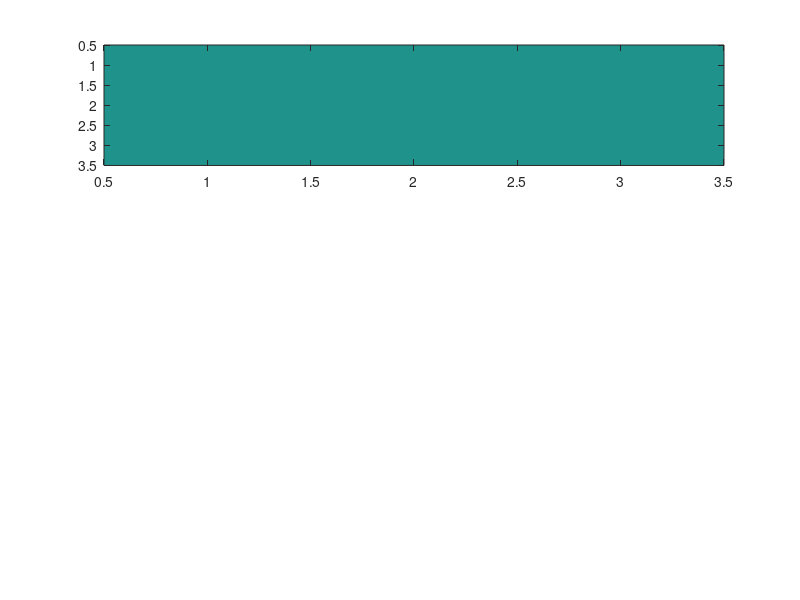

MATLAB code for this plot: (Note: this script raises an error after producing the figure.)
%%%%%%%%%%%%%%%%%%%%%%%%%%%%%%%%%%%%%%%%%%
%% This script reads in a number of models
%% and plots their performance according
%% to a specified set of two paramters.
%%%%%%%%%%%%%%%%%%%%%%%%%%%%%%%%%%%%%%%%%%
% function plotPerformanceForParameters()
% parentFolder = '/home/aecgroup/aecdata/Results/';    % folder with all subfolders containing the experiments
parentFolder = '/home/aecgroup/aecdata/Results/Regularizer vs Actor Learning Rate/'; 

% commonName = '1_cluster_CriticLR';                  % a string (or part of it) all relevant folders share
commonName = 'cluster';
files = dir(sprintf('%s/*%s*', parentFolder, commonName));
subFolder = 'modelAt2000000';
nFiles = length(files);

%% here, specify the parameter ranges that should be used
%  these may simply be copied from parOES.m and putting ';'' after every set of params

%% regularizer vs actor leaning range

labelVar1 = 'Actor weight regularizer';
labelVar2 = 'Actor LR [start, end]';

var1 = [1e-2; 1e-3; 1e-4]; % regularizer
var2 = [[1, 0]; [0.5, 0]; [0.5, 0.5]]; % actorLearningRange

numberFormatVar1 = '%1.0e';
numberFormatVar2 = '[%1.2f - %1.2f]';

plotSavePath = './hiddenLayerRegulActorLRComparison';

% var1 = [1e-4, 1e-5, 1e-6];
% var2 = [1e-4, 1e-5, 1e-6];

% var1 = [[1, 1]; [1, 0]; [0.75, 0.75]; [0.75, 0]; [0.5, 0.5]; [0.5, 0]; [0.25, 0.25]; [0.25, 0]];
% var2 = [[1, 1]; [1, 0]; [0.75, 0.75]; [0.75, 0]; [0.5, 0.5]; [0.5, 0]; [0.25, 0.25]; [0.25, 0]];

% var1 = flipud(var1); % setting the offspring to lower left had corner

%% further, specify parameters for plotting

% plotSavePath = './actorVardec_range_exploration.png';
% plotSavePath = './CriticLRActorLR.png';

% numberFormatVar1 = '%1.0e';
% numberFormatVar2 = '%1.0e';

% numberFormatVar1 = '[%1.2f - %1.2f]';
% numberFormatVar2 = '[%1.2f - %1.2f]';

% numberFormatVar1 = '[%1.0e - %1.0e]';
% numberFormatVar2 = '[%1.0e - %1.0e]';

% labelVar1 = 'variance\nstart value';
% labelVar2 = 'variance end value';

% labelVar1 = 'actor learning range';
% labelVar2 = 'critic learning range';



length1 = length(var1);
length2 = length(var2);

results = zeros(length1, length2, 3); % results are the three measurements rmse, median, and iqr

% iter = 1;
for f = 1 : nFiles
    try
        % model = load(files{f});
        model = load(sprintf('%s/%s/%s/model.mat', parentFolder, files(f).name, subFolder));
        model = model.model;
        testInterval = model.interval * 2;

        % hack for some older simulations:
        if length(model.rlModel.actorLearningRange) == 1
            value = model.rlModel.actorLearningRange;
            model.rlModel.actorLearningRange = [value, value];
        end

        sprintf(model.savePath)
        sprintf('%d', model.rlModel.CActor.regularizer)

        %% finding indizes: also needs to be updated everytime
        % ind = find(var1 == model.rlModel.CActor.varianceRange(1));
        % jnd = find(var2 == model.rlModel.CActor.varianceRange(2));

        ind = find(ismember(var2, model.rlModel.actorLearningRange, 'rows'));
        jnd = find(ismember(var1, model.rlModel.CActor.regularizer, 'rows'));

        % note: different order than expected
        % ind = find(ismember(var2, model.rlModel.criticLearningRange, 'rows'));
        % jnd = find(ismember(var1, model.rlModel.actorLearningRange, 'rows'));

        results(ind, jnd, 1) = sqrt(mean(model.testResult3(:, testInterval) .^ 2));
        results(ind, jnd, 2) = iqr(model.testResult3(:, testInterval)) * 4;
        results(ind, jnd, 3) = median(model.testResult3(:, testInterval));

        % results(ceil(f / 3) , iter, 1) = sqrt(mean(model.testResult3(:, testInterval) .^ 2));
        % results(ceil(f / 3) , iter, 2) = iqr(model.testResult3(:, testInterval));
        % results(ceil(f / 3) , iter, 3) = median(model.testResult3(:, testInterval));

        % iter = iter + 1;
        % if iter > 3
        %     iter = 1;
        % end
    catch
       % catch case when (sub-)experiment started, but has no test results yet
       continue;
    end
end

% results(:, :, 1) = fliplr(results(:, :, 1));
% results(:, :, 2) = fliplr(results(:, :, 2));
% results(:, :, 3) = fliplr(results(:, :, 3));

%% plotting section
% var1descr = [];
% var2descr = '';

% [~, nEntries] = size(var1);
% for ind1 = 1 : length1
%   var1descr(ind1) = '[';
%   for ind2 = 1 : nEntries
%       var1descr(ind1) = strcat(var1descr(ind), var1(ind1, ind2))
%       if ind2 < nEntries
%           var1descr(ind1) = strcat(var1descr(ind1), ',');
%       end
%   end
%   var1descr(ind1) = strcat(var1descr(ind1), ']');
% end
figure;
title('Parameter Comparison');

% plot the RMSE
subplot(3, 1, 1);
imagesc(results(:, :, 1));

colordata = createCM(3);
colordata(1, :) = [1, 1, 1]; % plot Infs white
colormap(colordata);

txt = results(:, :, 1);
txt(find(txt == 0)) = inf;
txt = num2str(txt(:),'%0.2f');
txt = strtrim(cellstr(txt));
[x, y] = meshgrid(1 : max(length1, length2));
hStrings = text(x(:), y(:), txt(:), 'HorizontalAlignment', 'center');

% one dim. case
% set(gca, 'XTick', 1:length1, 'XTickLabel', num2str(flip(var2(:)), numberFormatVar1), ...
%          'YTick', 1:length2, 'YTickLabel', num2str(var1(:), numberFormatVar2), ...
%          'TickLength', [0, 0]);
% two dim case
set(gca, 'XTick', 1:length1, 'XTickLabel', num2str(var1(:, :), numberFormatVar1), ...
         'YTick', 1:length2, 'YTickLabel', num2str(var2(:, :), numberFormatVar2), ...
         'TickLength', [0, 0], 'FontSize', 7);
% set(gca, 'XTick', 1:length1, 'XTickLabel', var1, ...
%          'YTick', 1:length2, 'YTickLabel', var2, ...
%          'TickLength', [0, 0]);

title('RMSE');
xlabel(sprintf(labelVar1));
ylabel(sprintf(labelVar2));
colorbar();
% saveas(gca, sprintf('%s_rmse.png', plotSavePath));

% plot the interquartile range
subplot(3, 1, 2);
imagesc(results(:, :, 2));

txt = results(:, :, 2);
txt(find(txt == 0)) = inf;
txt = num2str(txt(:),'%0.2f');
% txt(find(txt == '0.00')) = ' '; % this may cause errors.
txt = strtrim(cellstr(txt));
[x, y] = meshgrid(1 : max(length1, length2));
hStrings = text(x(:), y(:), txt(:), 'HorizontalAlignment', 'center');

% one dim. case
% set(gca, 'XTick', 1:length1, 'XTickLabel', num2str(flip(var2(:)), numberFormatVar1), ...
%          'YTick', 1:length2, 'YTickLabel', num2str(var1(:), numberFormatVar2), ...
%          'TickLength', [0, 0]);
% two dim case
set(gca, 'XTick', 1:length1, 'XTickLabel', num2str(var1(:, :), numberFormatVar1), ...
         'YTick', 1:length2, 'YTickLabel', num2str(var2(:, :), numberFormatVar2), ...
         'TickLength', [0, 0], 'FontSize', 7);
% set(gca, 'XTick', 1:length1, 'XTickLabel', var1, ...
%          'YTick', 1:length2, 'YTickLabel', var2, ...
%          'TickLength', [0, 0]);

title('IQR*4');
xlabel(sprintf(labelVar1));
ylabel(sprintf(labelVar2));
colorbar();
% saveas(gca, sprintf('%s_iqr.png', plotSavePath));

% plot the median
subplot(3, 1, 3);
imagesc(abs(results(:, :, 3))); % plot absolute values

txt = results(:, :, 3);
txt(find(txt == 0)) = inf;
txt = num2str(txt(:),'%0.2f');
% txt(find(txt == '0.00')) = ' '; % this may cause errors.
txt = strtrim(cellstr(txt));
[x, y] = meshgrid(1 : max(length1, length2));
hStrings = text(x(:), y(:), txt(:), 'HorizontalAlignment', 'center');

% one dim. case
% set(gca, 'XTick', 1:length1, 'XTickLabel', num2str(flip(var2(:)), numberFormatVar1), ...
%          'YTick', 1:length2, 'YTickLabel', num2str(var1(:), numberFormatVar2), ...
%          'TickLength', [0, 0]);
% two dim case
set(gca, 'XTick', 1:length1, 'XTickLabel', num2str(var1(:, :), numberFormatVar1), ...
         'YTick', 1:length2, 'YTickLabel', num2str(var2(:, :), numberFormatVar2), ...
         'TickLength', [0, 0], 'FontSize', 7);
% set(gca, 'XTick', 1:length1, 'XTickLabel', var1, ...
%          'YTick', 1:length2, 'YTickLabel', var2, ...
%          'TickLength', [0, 0]);

title('Median');
xlabel(sprintf(labelVar1));
ylabel(sprintf(labelVar2));
colorbar();
% saveas(gca, sprintf('%s_median.png', plotSavePath));

saveas(gca, sprintf('%s.png', plotSavePath));
